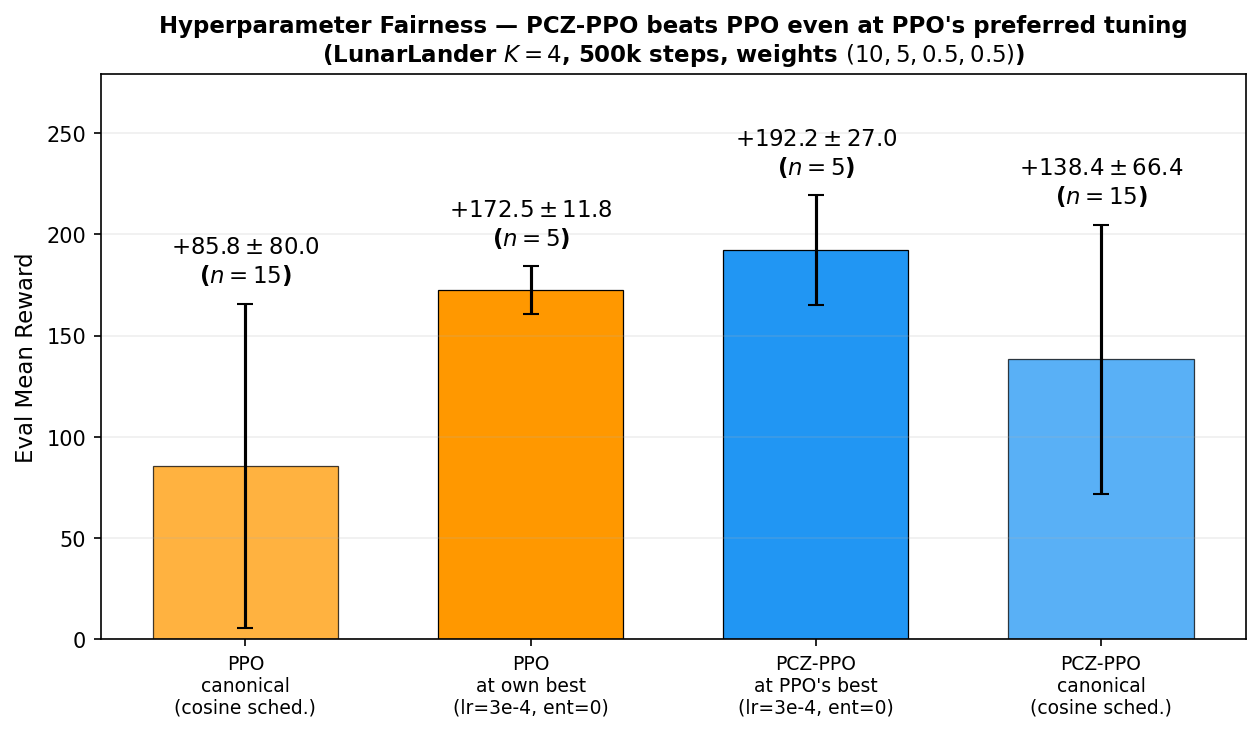

Source code (Python):
"""Generate hyperparameter-fairness bar chart: PPO at its own best vs PCZ-PPO.

Three bars on LunarLander K=4, 500k:
  1. PPO canonical (cosine entropy schedule 0.1->0.01)         — paper headline
  2. PPO at its own best fixed-entropy cell (lr=3e-4, ent=0.0)  — HP audit
  3. PCZ-PPO at PPO's best cell (lr=3e-4, ent=0.0)              — HP audit

The point: even when PPO is given its own preferred tuning, PCZ-PPO meets or
exceeds it.  The canonical-config gap (n=15) is therefore not a tuning artifact.

Reads results.csv via fig_data.

Usage:
    cd /workspace && uv run python artifacts/pcz-ppo/paper/fig_hp_fairness.py
"""

from __future__ import annotations

import argparse
import sys
from pathlib import Path

import matplotlib

matplotlib.use("Agg")
import matplotlib.pyplot as plt
import numpy as np

sys.path.insert(0, str(Path(__file__).parent))
from fig_data import load_results, query

INPUTS = ["../data/results.csv"]
OUTPUTS = ["fig_hp_fairness.pdf", "fig_hp_fairness.png"]

PCZ_COLOR = "#2196F3"
PPO_COLOR = "#FF9800"


def _grab_w7_cell(rows: list[dict], algo: str) -> tuple[float, float, int]:
    """PPO/PCZ at lr=3e-4, ent=0.0, no schedule, weights (10,5,0.5,0.5).  Mirrors paired HP audit."""
    matching = [
        r
        for r in rows
        if r.get("algorithm") == algo
        and r.get("env") == "lunarlander"
        and r.get("total_timesteps") == "500000"
        and r.get("learning_rate") == "0.0003"
        and r.get("ent_coef") == "0.0"
        and not r.get("ent_coef_schedule")
        and r.get("component_weights", "").startswith("10.00,5.00,0.50,0.50")
        and r.get("eval_mean")
    ]
    matching.sort(key=lambda r: r.get("date", ""))
    by_seed: dict[str, dict] = {}
    for r in matching:
        by_seed[r["seed"]] = r
    vals = [float(r["eval_mean"]) for r in by_seed.values()]
    if not vals:
        return 0.0, 0.0, 0
    arr = np.asarray(vals, dtype=float)
    ddof = 1 if len(arr) > 1 else 0
    return float(arr.mean()), float(arr.std(ddof=ddof)), len(arr)


def main():
    parser = argparse.ArgumentParser()
    parser.add_argument("--output", default=str(Path(__file__).parent / "fig_hp_fairness.pdf"))
    args = parser.parse_args()

    rows = load_results()

    # Bar 1: PPO canonical (cosine schedule)
    ppo_canon = query(
        rows,
        algorithm="torchrl-ppo",
        env="lunarlander",
        total_timesteps=500_000,
        weights="10.00,5.00,0.50,0.50",
        ent_coef_schedule="0.1:0.01",
    )
    pcz_canon = query(
        rows,
        algorithm="torchrl-pcz-ppo-running",
        env="lunarlander",
        total_timesteps=500_000,
        weights="10.00,5.00,0.50,0.50",
        ent_coef_schedule="0.1:0.01",
    )

    # Bars 2 & 3: PPO and PCZ-PPO at PPO's best fixed-entropy cell (paired HP audit)
    ppo_best_m, ppo_best_s, ppo_best_n = _grab_w7_cell(rows, "torchrl-ppo")
    pcz_best_m, pcz_best_s, pcz_best_n = _grab_w7_cell(rows, "torchrl-pcz-ppo-running")

    bars = [
        {
            "label": "PPO\ncanonical\n(cosine sched.)",
            "mean": ppo_canon["mean"],
            "std": ppo_canon["std"],
            "n": ppo_canon["seeds"],
            "color": PPO_COLOR,
            "alpha": 0.75,
        },
        {
            "label": "PPO\nat own best\n(lr=3e-4, ent=0)",
            "mean": ppo_best_m,
            "std": ppo_best_s,
            "n": ppo_best_n,
            "color": PPO_COLOR,
            "alpha": 1.0,
            "edge": "black",
        },
        {
            "label": "PCZ-PPO\nat PPO's best\n(lr=3e-4, ent=0)",
            "mean": pcz_best_m,
            "std": pcz_best_s,
            "n": pcz_best_n,
            "color": PCZ_COLOR,
            "alpha": 1.0,
            "edge": "black",
        },
        {
            "label": "PCZ-PPO\ncanonical\n(cosine sched.)",
            "mean": pcz_canon["mean"],
            "std": pcz_canon["std"],
            "n": pcz_canon["seeds"],
            "color": PCZ_COLOR,
            "alpha": 0.75,
        },
    ]

    _, ax = plt.subplots(figsize=(8.5, 5))
    x = np.arange(len(bars))
    means = [b["mean"] for b in bars]
    stds = [b["std"] for b in bars]

    for i, b in enumerate(bars):
        ax.bar(
            x[i],
            b["mean"],
            yerr=b["std"],
            color=b["color"],
            alpha=b["alpha"],
            capsize=4,
            edgecolor="black",
            linewidth=0.6,
            width=0.65,
        )
        ax.text(
            x[i],
            b["mean"] + b["std"] + 8,
            f"${b['mean']:+.1f}\\pm{b['std']:.1f}$\n($n{{=}}{b['n']}$)",
            ha="center",
            va="bottom",
            fontsize=11,
            fontweight="bold",
        )

    ax.set_xticks(x)
    ax.set_xticklabels([b["label"] for b in bars], fontsize=9)
    ax.set_ylabel("Eval Mean Reward", fontsize=11)
    ax.set_title(
        "Hyperparameter Fairness — PCZ-PPO beats PPO even at PPO's preferred tuning\n(LunarLander $K{=}4$, 500k steps, weights $(10,5,0.5,0.5)$)",
        fontsize=11,
        fontweight="bold",
    )
    ax.axhline(y=0, color="gray", linestyle="--", linewidth=0.6, alpha=0.5)
    ax.grid(True, alpha=0.2, axis="y")
    ax.set_ylim(top=max(m + s for m, s in zip(means, stds)) + 60)

    plt.tight_layout()
    plt.savefig(args.output, dpi=300, bbox_inches="tight")
    plt.savefig(args.output.replace(".pdf", ".png"), dpi=150, bbox_inches="tight")
    print(f"Saved: {args.output}")


if __name__ == "__main__":
    main()
